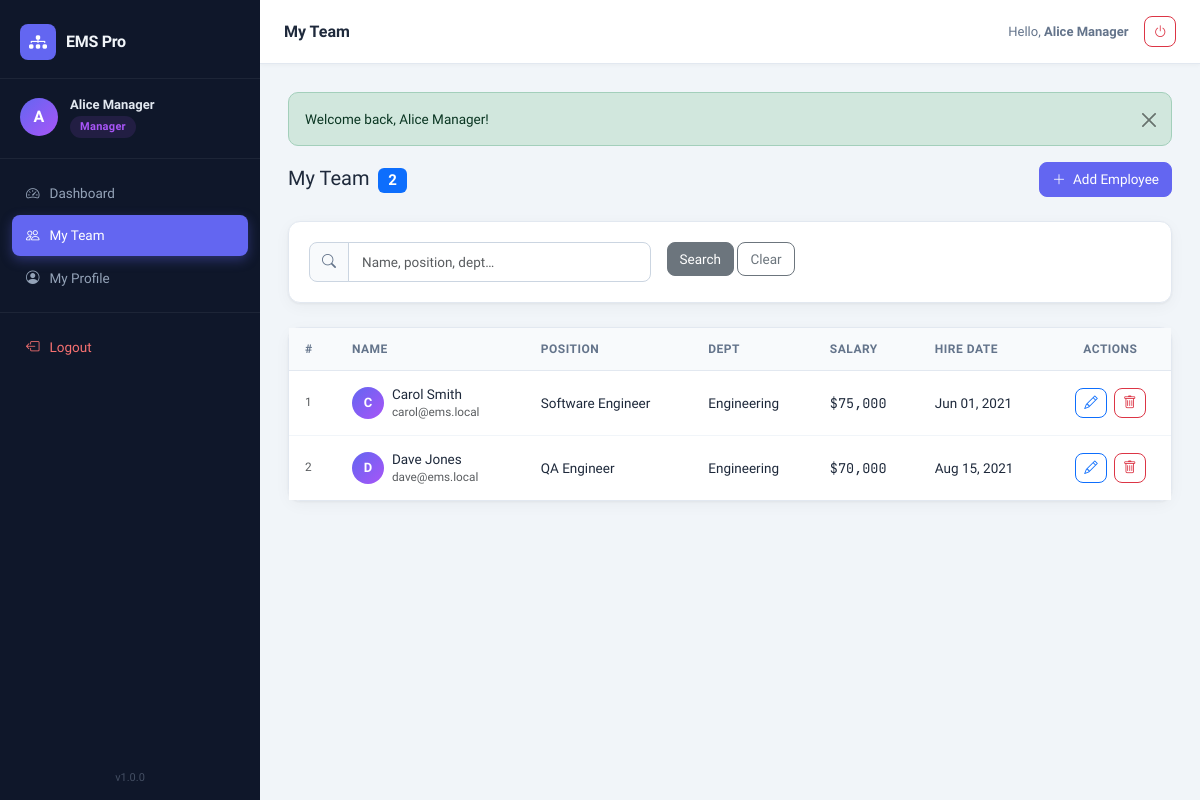
Screenshot of /manager/employees.php (signed in) with the database file from the repository.
### tables this page shows
CREATE TABLE IF NOT EXISTS employees (
    id          INT UNSIGNED AUTO_INCREMENT PRIMARY KEY,
    user_id     INT UNSIGNED NOT NULL,
    manager_id  INT UNSIGNED DEFAULT NULL,    
    position    VARCHAR(100) NOT NULL,
    department  VARCHAR(100) DEFAULT NULL,
    salary      DECIMAL(12,2) NOT NULL DEFAULT 0.00,
    phone       VARCHAR(30) DEFAULT NULL,
    address     TEXT DEFAULT NULL,
    hire_date   DATE DEFAULT NULL,
    created_at  DATETIME NOT NULL DEFAULT CURRENT_TIMESTAMP,
    updated_at  DATETIME NOT NULL DEFAULT CURRENT_TIMESTAMP ON UPDATE CURRENT_TIMESTAMP,
    CONSTRAINT fk_emp_user    FOREIGN KEY (user_id)    REFERENCES users(id) ON DELETE CASCADE,
    CONSTRAINT fk_emp_manager FOREIGN KEY (manager_id) REFERENCES users(id) ON DELETE SET NULL
);

CREATE TABLE IF NOT EXISTS users (
    id          INT UNSIGNED AUTO_INCREMENT PRIMARY KEY,
    name        VARCHAR(100) NOT NULL,
    email       VARCHAR(150) NOT NULL UNIQUE,
    password    VARCHAR(255) NOT NULL,
    role        ENUM('admin','manager','employee') NOT NULL DEFAULT 'employee',
    avatar      VARCHAR(255) DEFAULT NULL,
    is_active   TINYINT(1) NOT NULL DEFAULT 1,
    created_at  DATETIME NOT NULL DEFAULT CURRENT_TIMESTAMP,
    updated_at  DATETIME NOT NULL DEFAULT CURRENT_TIMESTAMP ON UPDATE CURRENT_TIMESTAMP
);

### manager/employees.php (the view, shortened to what this page needs)
<?php
$pdo       = db();
$managerId = (int)$_SESSION['user_id'];
$search = trim(isset($_GET['q']) ? $_GET['q'] : '');
$params = array(':mid' => $managerId);
$extraWhere = '';
$countStmt = $pdo->prepare(
    "SELECT COUNT(*) FROM users u JOIN employees e ON e.user_id = u.id
      WHERE e.manager_id = :mid AND u.role = 'employee' AND u.is_active = 1 " . $extraWhere
);
$countStmt->execute($params);
$total = (int)$countStmt->fetchColumn();
$pg = paginate($total);
$params[':lim'] = ITEMS_PER_PAGE;
$params[':off'] = $pg['offset'];
$stmt = $pdo->prepare(
    "SELECT u.id, u.name, u.email, e.position, e.department, e.salary, e.phone, e.hire_date
       FROM users u
       JOIN employees e ON e.user_id = u.id
      WHERE e.manager_id = :mid AND u.role = 'employee' AND u.is_active = 1 " . $extraWhere . "
   ORDER BY u.name
      LIMIT :lim OFFSET :off"
);
foreach ($params as $k => $v) {
    $type = is_int($v) ? PDO::PARAM_INT : PDO::PARAM_STR;
    $stmt->bindValue($k, $v, $type);
}
$stmt->execute();
$employees = $stmt->fetchAll();
include __DIR__ . '/../includes/header.php';
?>
<div class="app-wrapper">
    <?php include __DIR__ . '/../includes/sidebar.php'; ?>
    <div class="main-content">
        <?php include __DIR__ . '/../includes/topbar.php'; ?>
        <main class="content-area">
            <div class="d-flex flex-wrap align-items-center gap-3 mb-4">
                <h5 class="mb-0 me-auto">
                    My Team
                    <span class="badge bg-primary ms-1"><?php echo $total; ?></span>
                </h5>
                <a href="<?php echo BASE_URL; ?>/manager/employee_form.php" class="btn btn-primary">
                    <i class="bi bi-plus-lg me-1"></i> Add Employee
                </a>
            </div>
            <div class="card mb-4">
                <div class="card-body">
                    <form method="GET" class="row g-3">
                        <div class="col-sm-6 col-md-5">
                            <div class="input-group">
                                <span class="input-group-text"><i class="bi bi-search"></i></span>
                                <input type="text" name="q" class="form-control"
                                       placeholder="Name, position, dept…"
                                       value="<?php echo e($search); ?>">
                            </div>
                        </div>
                        <div class="col-auto">
                            <button type="submit" class="btn btn-secondary">Search</button>
                            <a href="<?php echo BASE_URL; ?>/manager/employees.php" class="btn btn-outline-secondary">Clear</a>
                        </div>
                    </form>
                </div>
            </div>
            <div class="card">
                <div class="card-body p-0">
                    <div class="table-responsive">
                        <table class="table table-hover ems-table mb-0">
                            <thead>
                                <tr>
                                    <th>#</th>
                                    <th>Name</th>
                                    <th>Position</th>
                                    <th>Dept</th>
                                    <th>Salary</th>
                                    <th>Hire Date</th>
                                    <th class="text-center">Actions</th>
                                </tr>
                            </thead>
                            <tbody>
                                <?php foreach ($employees as $i => $emp): ?>
                                <tr>
                                    <td class="text-muted small"><?php echo $pg['offset'] + $i + 1; ?></td>
                                    <td>
                                        <div class="d-flex align-items-center gap-2">
                                            <div class="table-avatar"><?php echo strtoupper(substr($emp['name'], 0, 1)); ?></div>
                                            <div>
                                                <div><?php echo e($emp['name']); ?></div>
                                                <div class="small text-muted"><?php echo e($emp['email']); ?></div>
                                            </div>
                                        </div>
                                    </td>
                                    <td><?php echo e($emp['position']); ?></td>
                                    <td><?php echo e(isset($emp['department']) ? $emp['department'] : '—'); ?></td>
                                    <td class="mono">$<?php echo number_format($emp['salary'], 0); ?></td>
                                    <td><?php echo $emp['hire_date'] ? date('M d, Y', strtotime($emp['hire_date'])) : '—'; ?></td>
                                    <td class="text-center">
                                        <a href="<?php echo BASE_URL; ?>/manager/employee_form.php?id=<?php echo $emp['id']; ?>"
                                           class="btn btn-sm btn-outline-primary me-1" title="Edit">
                                            <i class="bi bi-pencil"></i>
                                        </a>
                                        <a href="<?php echo BASE_URL; ?>/manager/employees.php?delete=<?php echo $emp['id']; ?>"
                                           class="btn btn-sm btn-outline-danger" title="Remove"
                                           onclick="return confirm('Remove <?php echo e(addslashes($emp['name'])); ?> from your team?')">
                                            <i class="bi bi-trash"></i>
                                        </a>
                                    </td>
                                </tr>
                                <?php endforeach; ?>
                            </tbody>
                        </table>
                    </div>
                </div>
            </div>
        </main>
    </div>
</div>
<?php include __DIR__ . '/../includes/footer.php'; ?>

### assets/css/style.css (style rules this page uses)
:root { --sidebar-w: 260px; --sidebar-bg: #0f172a; --sidebar-text: #94a3b8; --sidebar-active: #6366f1; --sidebar-hover: rgba(99,102,241,.12); --topbar-h: 64px; --topbar-bg: #ffffff; --topbar-border: #e2e8f0; --body-bg: #f1f5f9; --card-bg: #ffffff; --card-border: #e2e8f0; --card-radius: 12px; --card-shadow: 0 1px 3px rgba(0,0,0,.06), 0 4px 16px rgba(0,0,0,.04); --text-main: #1e293b; --text-muted: #64748b; --text-light: #94a3b8; --primary: #6366f1; --primary-dark: #4f46e5; --success: #22c55e; --warning: #f59e0b; --danger: #ef4444; --info: #38bdf8; --purple: #a855f7; --orange: #f97316; --input-border: #cbd5e1; --input-focus: #6366f1; --transition: .18s ease; }
*, *::before, *::after { box-sizing: border-box; }
body { font-family: 'Sora', system-ui, sans-serif; font-size: 14px; color: var(--text-main); background: var(--body-bg); margin: 0; min-height: 100vh; }
.mono { font-family: 'JetBrains Mono', 'Fira Mono', monospace; }
.app-wrapper { display: flex; min-height: 100vh; }
.main-content { margin-left: var(--sidebar-w); flex: 1; display: flex; flex-direction: column; min-height: 100vh; }
.content-area { flex: 1; padding: 28px 28px 40px; max-width: 1400px; width: 100%; }
.card { background: var(--card-bg); border: 1px solid var(--card-border); border-radius: var(--card-radius); box-shadow: var(--card-shadow); }
.card-body { padding: 20px; }
.ems-table { font-size: 13.5px; }
.ems-table thead th { background: #f8fafc; color: var(--text-muted); font-weight: 600; font-size: 12px; text-transform: uppercase; letter-spacing: .5px; padding: 12px 16px; border-bottom: 1px solid var(--card-border); white-space: nowrap; }
.ems-table tbody td { padding: 13px 16px; vertical-align: middle; border-bottom: 1px solid #f1f5f9; color: var(--text-main); }
.ems-table tbody tr:last-child td { border-bottom: none; }
.table-avatar { width: 32px; height: 32px; border-radius: 50%; background: linear-gradient(135deg, var(--primary), var(--purple)); color: #fff; font-size: 13px; font-weight: 700; display: flex; align-items: center; justify-content: center; flex-shrink: 0; }
.btn { font-family: 'Sora', sans-serif; font-size: 13.5px; font-weight: 500; border-radius: 8px; transition: all var(--transition); }
.btn-primary { background: var(--primary); border-color: var(--primary); }
.form-control, .form-select { font-family: 'Sora', sans-serif; font-size: 13.5px; border: 1px solid var(--input-border); border-radius: 8px; padding: 9px 13px; color: var(--text-main); transition: border-color var(--transition), box-shadow var(--transition); }
.input-group-text { background: #f8fafc; border: 1px solid var(--input-border); border-radius: 8px; color: var(--text-muted); font-size: 14px; }
.card, .stat-card { animation: fadeUp .22s ease both; }

### rows the page displays
employees: offset "1", user.name "C", user.name "Carol Smith", user.email "carol@ems.local", position "Software Engineer", department "Engineering", salary "75,000", hire_date "Jun 01, 2021"
employees: offset "2", user.name "D", user.name "Dave Jones", user.email "dave@ems.local", position "QA Engineer", department "Engineering", salary "70,000", hire_date "Aug 15, 2021"

### other values shown
APP_NAME "EMS Pro"
substr($firstName, 0, 1) "A"
isset($user['name']) ? $user['name'] : '' "Alice Manager"
$role "Manager"
APP_VERSION "1.0.0"
isset($pageTitle) ? $pageTitle : APP_NAME "My Team"
isset(current_user()['name']) ? current_user()['name'] : '' "Alice Manager"
$msg "Welcome back, Alice Manager!"
$total "2"
